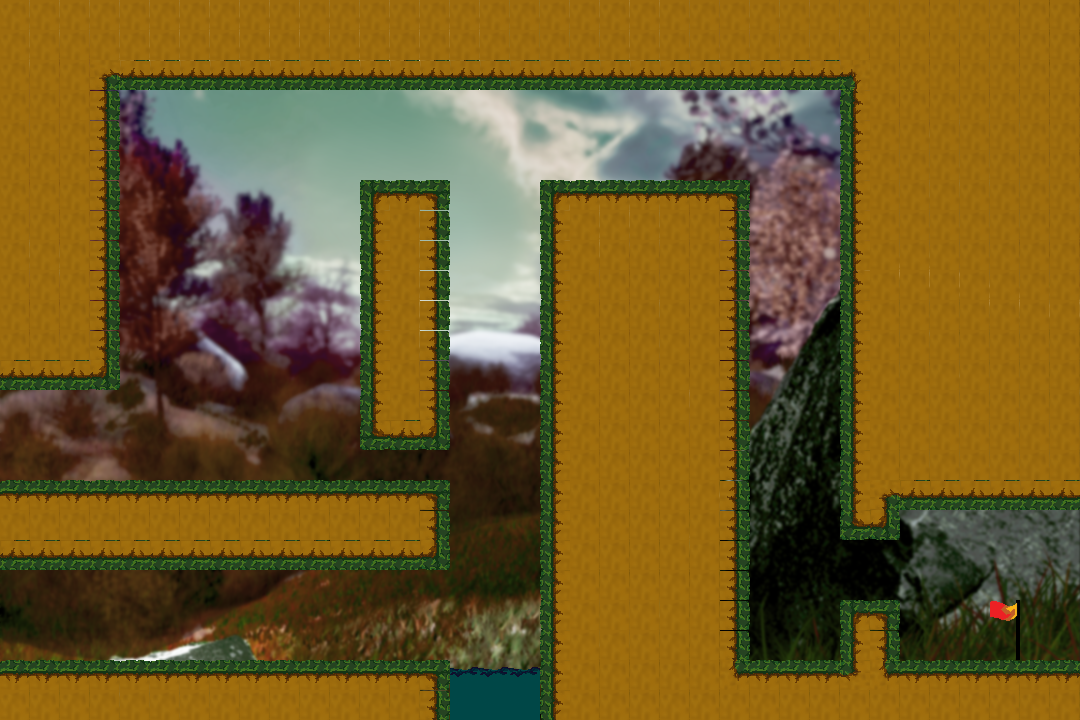

Tiled map render using the project's own tile images. Description and the whole map definition, tile-layer contents included, below:
An orthogonal 36x24 tile map with 30x30 px tiles, 2 tile layers (Background, Tile Layer 1), 3 tilesets and 17 objects.

<map version="1.5" tiledversion="1.7.2" orientation="orthogonal" renderorder="right-down" width="36" height="24" tilewidth="30" tileheight="30" infinite="0" nextlayerid="13" nextobjectid="42">
 <editorsettings>
  <export target="level2.lua" format="lua" />
 </editorsettings>
 <tileset firstgid="1" name="FLY_TILESET" tilewidth="30" tileheight="30" tilecount="16" columns="4">
  <image source="../Tilesets/FLY_TILESET.png" width="120" height="120" />
 </tileset>
 <tileset firstgid="17" name="END_FLAG" tilewidth="30" tileheight="30" tilecount="2" columns="1">
  <image source="../END_FLAG.png" width="30" height="60" />
 </tileset>
 <tileset firstgid="19" name="fly33" tilewidth="1080" tileheight="720" tilecount="1" columns="1">
  <image source="../All background/fly33.png" width="1080" height="720" />
 </tileset>
 <layer id="2" name="Background" width="36" height="24">
  <data encoding="csv">
0,0,0,0,0,0,0,0,0,0,0,0,0,0,0,0,0,0,0,0,0,0,0,0,0,0,0,0,0,0,0,0,0,0,0,0,
0,0,0,0,0,0,0,0,0,0,0,0,0,0,0,0,0,0,0,0,0,0,0,0,0,0,0,0,0,0,0,0,0,0,0,0,
0,0,0,0,0,0,0,0,0,0,0,0,0,0,0,0,0,0,0,0,0,0,0,0,0,0,0,0,0,0,0,0,0,0,0,0,
0,0,0,0,0,0,0,0,0,0,0,0,0,0,0,0,0,0,0,0,0,0,0,0,0,0,0,0,0,0,0,0,0,0,0,0,
0,0,0,0,0,0,0,0,0,0,0,0,0,0,0,0,0,0,0,0,0,0,0,0,0,0,0,0,0,0,0,0,0,0,0,0,
0,0,0,0,0,0,0,0,0,0,0,0,0,0,0,0,0,0,0,0,0,0,0,0,0,0,0,0,0,0,0,0,0,0,0,0,
0,0,0,0,0,0,0,0,0,0,0,0,0,0,0,0,0,0,0,0,0,0,0,0,0,0,0,0,0,0,0,0,0,0,0,0,
0,0,0,0,0,0,0,0,0,0,0,0,0,0,0,0,0,0,0,0,0,0,0,0,0,0,0,0,0,0,0,0,0,0,0,0,
0,0,0,0,0,0,0,0,0,0,0,0,0,0,0,0,0,0,0,0,0,0,0,0,0,0,0,0,0,0,0,0,0,0,0,0,
0,0,0,0,0,0,0,0,0,0,0,0,0,0,0,0,0,0,0,0,0,0,0,0,0,0,0,0,0,0,0,0,0,0,0,0,
0,0,0,0,0,0,0,0,0,0,0,0,0,0,0,0,0,0,0,0,0,0,0,0,0,0,0,0,0,0,0,0,0,0,0,0,
0,0,0,0,0,0,0,0,0,0,0,0,0,0,0,0,0,0,0,0,0,0,0,0,0,0,0,0,0,0,0,0,0,0,0,0,
0,0,0,0,0,0,0,0,0,0,0,0,0,0,0,0,0,0,0,0,0,0,0,0,0,0,0,0,0,0,0,0,0,0,0,0,
0,0,0,0,0,0,0,0,0,0,0,0,0,0,0,0,0,0,0,0,0,0,0,0,0,0,0,0,0,0,0,0,0,0,0,0,
0,0,0,0,0,0,0,0,0,0,0,0,0,0,0,0,0,0,0,0,0,0,0,0,0,0,0,0,0,0,0,0,0,0,0,0,
0,0,0,0,0,0,0,0,0,0,0,0,0,0,0,0,0,0,0,0,0,0,0,0,0,0,0,0,0,0,0,0,0,0,0,0,
0,0,0,0,0,0,0,0,0,0,0,0,0,0,0,0,0,0,0,0,0,0,0,0,0,0,0,0,0,0,0,0,0,0,0,0,
0,0,0,0,0,0,0,0,0,0,0,0,0,0,0,0,0,0,0,0,0,0,0,0,0,0,0,0,0,0,0,0,0,0,0,0,
0,0,0,0,0,0,0,0,0,0,0,0,0,0,0,0,0,0,0,0,0,0,0,0,0,0,0,0,0,0,0,0,0,0,0,0,
0,0,0,0,0,0,0,0,0,0,0,0,0,0,0,0,0,0,0,0,0,0,0,0,0,0,0,0,0,0,0,0,0,0,0,0,
0,0,0,0,0,1,1,1,1,0,0,0,0,0,0,0,0,0,0,0,0,0,0,0,0,0,0,0,0,0,0,0,0,0,0,0,
0,0,0,0,0,0,0,0,0,0,0,0,0,0,0,0,0,0,0,0,0,0,0,0,0,0,0,0,0,0,0,0,0,0,0,0,
0,0,0,0,0,0,0,0,0,0,0,0,0,0,0,0,0,0,0,0,0,0,0,0,0,0,0,0,0,0,0,0,0,0,0,0,
19,0,0,0,0,0,0,0,0,0,0,0,0,0,0,0,0,0,0,0,0,0,0,0,0,0,0,0,0,0,0,0,0,0,0,0
</data>
 </layer>
 <layer id="1" name="Tile Layer 1" width="36" height="24">
  <data encoding="csv">
11,11,11,11,11,11,11,11,11,11,11,11,11,11,11,11,11,11,11,11,11,11,11,11,11,11,11,11,11,11,11,11,11,11,11,11,
11,11,11,11,11,11,11,11,11,11,11,11,11,11,11,11,11,11,11,11,11,11,11,11,11,11,11,11,11,11,11,11,11,11,11,11,
11,11,11,9,6,6,6,6,6,6,6,6,6,6,6,6,6,6,6,6,6,6,6,6,6,6,6,6,10,11,11,11,11,11,11,11,
11,11,11,2,0,0,0,0,0,0,0,0,0,0,0,0,0,0,0,0,0,0,0,0,0,0,0,0,5,11,11,11,11,11,11,11,
11,11,11,2,0,0,0,0,0,0,0,0,0,0,0,0,0,0,0,0,0,0,0,0,0,0,0,0,5,11,11,11,11,11,11,11,
11,11,11,2,0,0,0,0,0,0,0,0,0,0,0,0,0,0,0,0,0,0,0,0,0,0,0,0,5,11,11,11,11,11,11,11,
11,11,11,2,0,0,0,0,0,0,0,0,3,1,4,0,0,0,3,1,1,1,1,1,4,0,0,0,5,11,11,11,11,11,11,11,
11,11,11,2,0,0,0,0,0,0,0,0,5,11,2,0,0,0,5,11,11,11,11,11,2,0,0,0,5,11,11,11,11,11,11,11,
11,11,11,2,0,0,0,0,0,0,0,0,5,11,2,0,0,0,5,11,11,11,11,11,2,0,0,0,5,11,11,11,11,11,11,11,
11,11,11,2,0,0,0,0,0,0,0,0,5,11,2,0,0,0,5,11,11,11,11,11,2,0,0,0,5,11,11,11,11,11,11,11,
11,11,11,2,0,0,0,0,0,0,0,0,5,11,2,0,0,0,5,11,11,11,11,11,2,0,0,0,5,11,11,11,11,11,11,11,
11,11,11,2,0,0,0,0,0,0,0,0,5,11,2,0,0,0,5,11,11,11,11,11,2,0,0,0,5,11,11,11,11,11,11,11,
6,6,6,8,0,0,0,0,0,0,0,0,5,11,2,0,0,0,5,11,11,11,11,11,2,0,0,0,5,11,11,11,11,11,11,11,
0,0,0,0,0,0,0,0,0,0,0,0,5,11,2,0,0,0,5,11,11,11,11,11,2,0,0,0,5,11,11,11,11,11,11,11,
0,0,0,0,0,0,0,0,0,0,0,0,7,6,8,0,0,0,5,11,11,11,11,11,2,0,0,0,5,11,11,11,11,11,11,11,
0,0,0,0,0,0,0,0,0,0,0,0,0,0,0,0,0,0,5,11,11,11,11,11,2,0,0,0,5,11,11,11,11,11,11,11,
1,1,1,1,1,1,1,1,1,1,1,1,1,1,4,0,0,0,5,11,11,11,11,11,2,0,0,0,5,9,6,6,6,6,6,6,
11,11,11,11,11,11,11,11,11,11,11,11,11,11,2,0,0,0,5,11,11,11,11,11,2,0,0,0,7,8,0,0,0,0,0,0,
6,6,6,6,6,6,6,6,6,6,6,6,6,6,8,0,0,0,5,11,11,11,11,11,2,0,0,0,0,0,0,0,0,0,0,0,
0,0,0,0,0,0,0,0,0,0,0,0,0,0,0,0,0,0,5,11,11,11,11,11,2,0,0,0,0,0,0,0,0,0,0,0,
0,0,0,0,0,0,0,0,0,0,0,0,0,0,0,0,0,0,5,11,11,11,11,11,2,0,0,0,3,4,0,0,0,17,0,0,
0,0,0,0,0,0,0,0,0,0,0,0,0,0,0,0,0,0,5,11,11,11,11,11,2,0,0,0,5,2,0,0,0,18,0,0,
1,1,1,1,1,1,1,1,1,1,1,1,1,1,4,15,15,15,5,11,11,11,11,11,13,1,1,1,14,13,1,1,1,1,1,1,
11,11,11,11,11,11,11,11,11,11,11,11,11,11,2,16,16,16,5,11,11,11,11,11,11,11,11,11,11,11,11,11,11,11,11,11
</data>
 </layer>
 <objectgroup id="3" name="bird">
  <object id="24" x="470.432" y="237.404" width="51.4193" height="54.7014" />
  <object id="25" x="31.7268" y="405.884" width="55.7954" height="55.7954" />
 </objectgroup>
 <objectgroup id="4" name="lizard" />
 <objectgroup id="5" name="frog">
  <object id="23" x="772.383" y="618.125" width="45.9491" height="51.4193" />
 </objectgroup>
 <objectgroup id="6" name="flower" />
 <objectgroup id="7" name="Platform">
  <object id="28" x="1.09403" y="1.09403" width="1076.52" height="84.2401" />
  <object id="29" x="0" y="86.4281" width="117.061" height="300.857" />
  <object id="30" x="1.09403" y="480.278" width="446.363" height="87.5222" />
  <object id="31" x="1.09403" y="658.604" width="447.457" height="62.3596" />
  <object id="32" x="540.449" y="178.326" width="206.771" height="541.543" />
  <object id="33" x="841.307" y="89.7102" width="237.404" height="415.73" />
  <object id="34" x="841.307" y="506.535" width="59.0775" height="33.9148" />
  <object id="35" x="844.589" y="600.621" width="53.6073" height="73.2998" />
  <object id="36" x="749.409" y="661.886" width="330.396" height="57.9834" />
  <object id="39" x="359.935" y="181.609" width="87.5222" height="253.814" />
 </objectgroup>
 <objectgroup id="8" name="walls">
  <object id="37" x="1079.8" y="3.28208" width="20.7865" height="718.776" />
  <object id="41" x="-32.9282" y="-3.13602" width="32.9282" height="724.42" />
 </objectgroup>
 <objectgroup id="9" name="end_point">
  <object id="27" x="987.907" y="580.928" width="62.3596" height="72.2058" />
 </objectgroup>
 <objectgroup id="10" name="respawn_point">
  <object id="26" x="18.5985" y="606.091" width="54.7014" height="45.9491" />
 </objectgroup>
 <objectgroup id="11" name="water" />
</map>